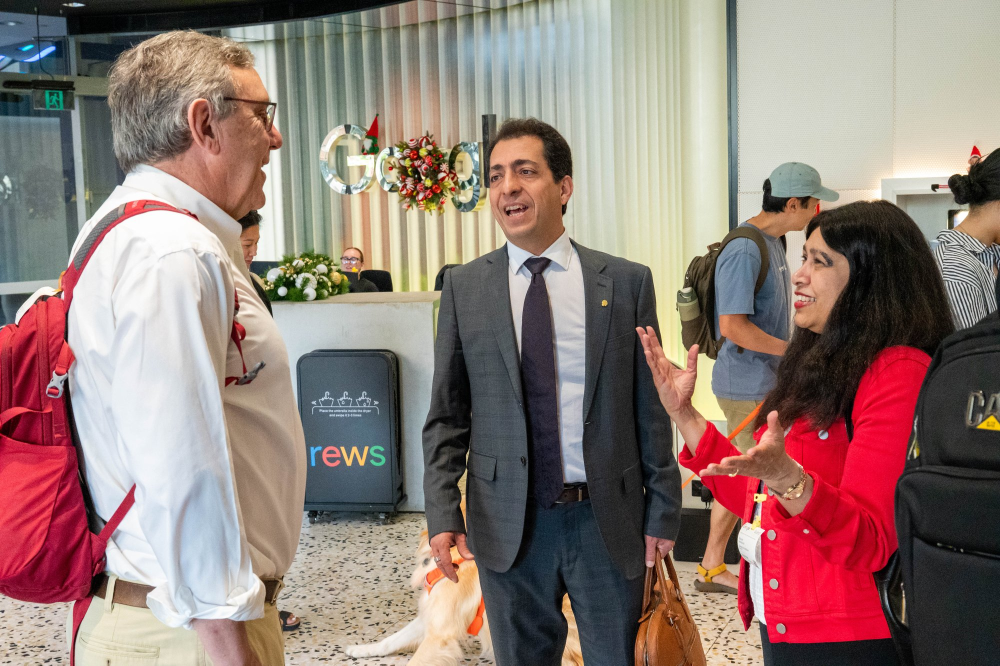
#> input picture AIPA_workshop/2026/Photos/full/001.jpg, 2000 x 1331 px, given as the content of the folder ../Photos/full/001.jpg, which was not available (shown at 1/2 size)
$ python build_gallery.py ../Photos/full/001.jpg
#> lines starting #> are read from the running program, lines starting #| are printed output that depends on the picture
#!/usr/bin/env python3
"""Build the photo gallery on Day1_Program.html.

Usage:  python3 tools/build_gallery.py /path/to/folder/with/original/photos

Reads every .jpg/.jpeg/.png/.heic-free image in the folder (sorted by capture time), writes
  Photos/full/NNN.jpg    (max 2000 px on the long side)
  Photos/thumbs/NNN.jpg  (max 400 px on the long side)
  Photos/main/NNN.jpg    (1300 px, only for the file names listed in MAIN)
and replaces the blocks between <!-- MAIN START/END --> and <!-- GALLERY START/END -->
in Day1_Program.html. Re-running rebuilds everything from scratch.
"""
import sys, shutil, html
from pathlib import Path
from PIL import Image, ImageOps

ROOT = Path(__file__).resolve().parent.parent
PAGE = ROOT / "Day1_Program.html"
FULL, THUMB = ROOT / "Photos" / "full", ROOT / "Photos" / "thumbs"
EXTS = {".jpg", ".jpeg", ".png"}
MAIN_DIR = ROOT / "Photos" / "main"
# Crowd shots shown above the program, by original file name.
MAIN = ['2026-AAIP at Google-quickpublish-8.jpg', '2026-AAIP at Google-quickpublish-43.jpg', '2026-AAIP at Google-quickpublish-19.jpg', '2026-AAIP at Google-quickpublish-27.jpg', '2026-AAIP at Google-quickpublish-55.jpg', '2026-AAIP at Google-quickpublish-20.jpg']

def save(img, path, size, quality):
    im = img.copy()
    im.thumbnail((size, size), Image.LANCZOS)
    im.save(path, "JPEG", quality=quality, optimize=True, progressive=True)
    return im.size

def main(src):
#> called with src = '../Photos/full/001.jpg'
    src = Path(src).expanduser()
    files = sorted(p for p in src.iterdir() if p.suffix.lower() in EXTS and not p.name.startswith("."))
    # Order photos by capture time (EXIF), so they follow the program; ties keep file-name order.
    def taken(p):
        try:
            ex = Image.open(p).getexif()
            return ex.get_ifd(0x8769).get(36867) or ex.get(306) or ""
        except Exception:
            return ""
    files.sort(key=lambda p: (taken(p), p.name))
    if not files:
        sys.exit(f"No photos found in {src}")
    for d in (FULL, THUMB, MAIN_DIR):
        shutil.rmtree(d, ignore_errors=True)
        d.mkdir(parents=True)
    items = []
    for i, p in enumerate(files, 1):
        name = f"{i:03d}.jpg"
#> name = '001.jpg'
        img = ImageOps.exif_transpose(Image.open(p)).convert("RGB")
#> img is the input picture: PIL image 2000x1331 RGB; mean R, G, B 144.9, 124.1, 118.5
        save(img, FULL / name, 2000, 85)
        if p.name in MAIN:
            save(img, MAIN_DIR / name, 1300, 82)
        w, h = save(img, THUMB / name, 400, 78)
#> call 2 of save, with size = 400, quality = 78
#> in save (call 2), `im.thumbnail((size, size), Image.LANCZOS)`:
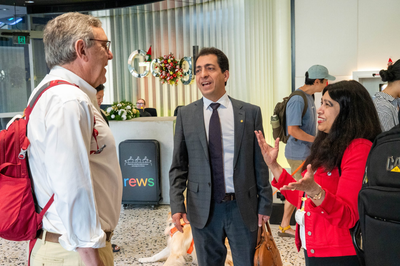
#> im: PIL image 400x266 RGB; mean R, G, B 145, 124.3, 118.6
#> w = 400; h = 266
        items.append(
            f'    <a href="Photos/full/{name}"><img src="Photos/thumbs/{name}" width="{w}" height="{h}" '
            f'loading="lazy" alt="Workshop photo {i}"></a>'
        )
        print(f"{i}/{len(files)} {p.name}")
#| 1/1 001.jpg
    block = (
        '  <hr>\n  <div class="photos" id="photos">\n    <h3>PHOTOS</h3>\n    <div class="gallery" id="gallery">\n'
        + "\n".join(items) + "\n    </div>\n  </div>\n"
    )
    main_nums = [i for i, p in enumerate(files, 1) if p.name in MAIN]
#> main_nums = []
    main_items = "\n".join(
        f'    <a href="Photos/full/{n:03d}.jpg" target="_blank" rel="noopener"><img src="Photos/main/{n:03d}.jpg" alt="Workshop audience {k}"></a>'
        for k, n in enumerate(main_nums, 1)
    )
    main_block = '  <div class="mainphotos">\n' + main_items + "\n  </div>\n"
    main_block += '  <p class="center morephotos"><a href="#photos"><b>See all workshop photos below &#8595;</b></a></p>\n'

#> (the run stopped early here; a loop or call above may not have finished)

$ run again, on AIPA_workshop/2026/Photos/main/019.jpg
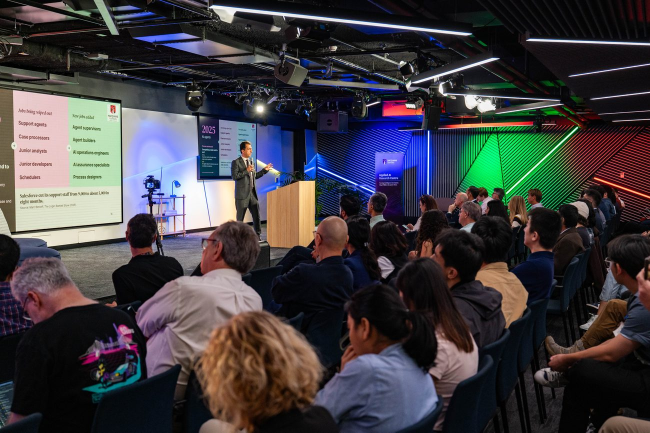
#> input picture AIPA_workshop/2026/Photos/main/019.jpg, 1300 x 865 px, given as the content of the folder ../Photos/main/019.jpg, which was not available (shown at 1/2 size)
#> name = '001.jpg'
#> in main, img is the input picture: PIL image 1300x865 RGB; mean R, G, B 64, 61.4, 65.2
#> in save (call 2), `im.thumbnail((size, size), Image.LANCZOS)`:
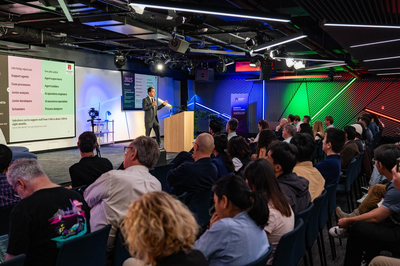
#> im: PIL image 400x266 RGB; mean R, G, B 64, 61.4, 65.2
#> w = 400; h = 266
#| 1/1 019.jpg
#> main_nums = []

$ run again, on AIPA_workshop/2026/Photos/main/020.jpg
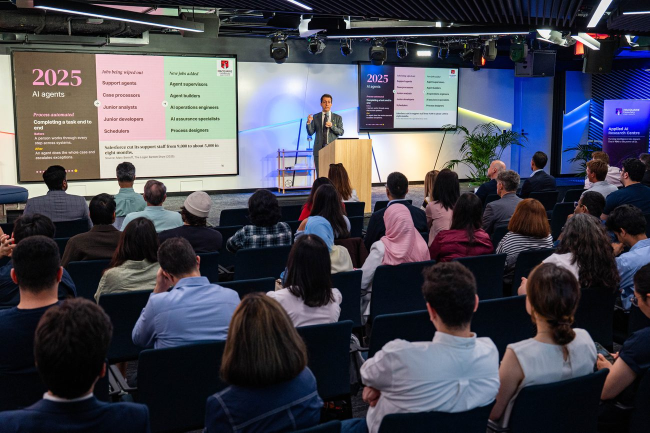
#> input picture AIPA_workshop/2026/Photos/main/020.jpg, 1300 x 865 px, given as the content of the folder ../Photos/main/020.jpg, which was not available (shown at 1/2 size)
#> name = '001.jpg'
#> in main, img is the input picture: PIL image 1300x865 RGB; mean R, G, B 71.5, 71.3, 81.5
#> in save (call 2), `im.thumbnail((size, size), Image.LANCZOS)`:
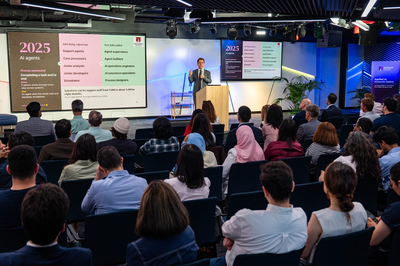
#> im: PIL image 400x266 RGB; mean R, G, B 71.5, 71.3, 81.5
#> w = 400; h = 266
#| 1/1 020.jpg
#> main_nums = []
